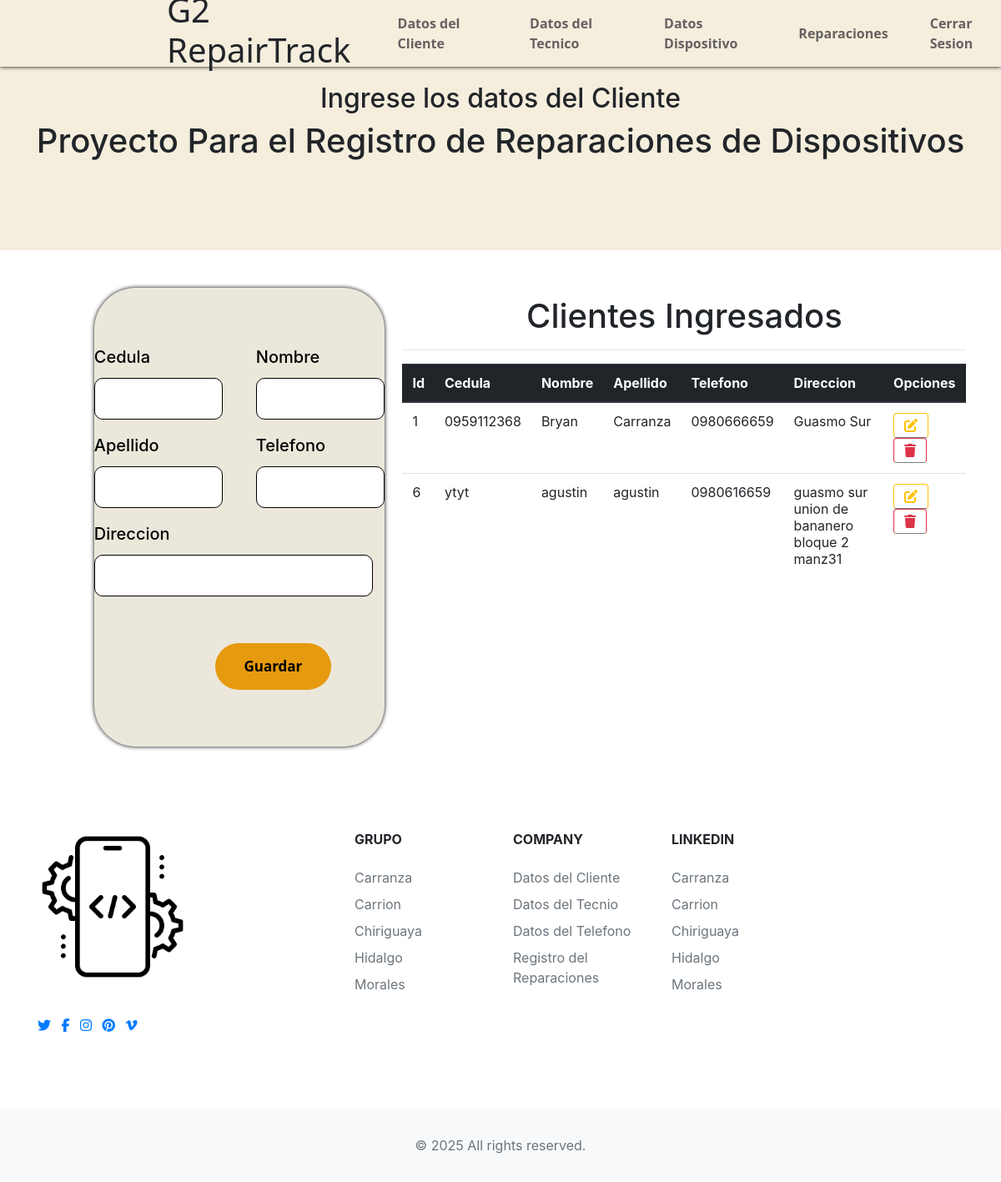
Page /Codigo/views/vistaCliente.php on the committed database.
### tables this page shows
CREATE TABLE `datoscliente` (
  `Id_Cliente` int(11) NOT NULL,
  `Cedula` varchar(10) NOT NULL,
  `Nombres` varchar(80) NOT NULL,
  `Apellidos` varchar(80) NOT NULL,
  `Telefono` varchar(10) NOT NULL,
  `Direccion` varchar(100) NOT NULL,
  `Nombre_Completo` varchar(100) NOT NULL,
  `activo` int(2) NOT NULL
);

### Codigo/Config/database.php (called while the page is built, shortened)
<?php
class Database {
    private $hostname = "localhost";
    private $database = "proyecto";
    private $username = "root";
    private $password = "";
    private $charset = "utf8";
    function conectar() {
        $conexion = new mysqli($this->hostname, $this->username, $this->password, $this->database);
        $conexion->set_charset($this->charset);
        return $conexion;
    }
}
?>

### Codigo/controllers/ClienteController.php (called while the page is built, shortened)
<?php
require_once __DIR__ . '/../models/Cliente.php';
$cliente = new Cliente();
$resultado = $cliente->obtenerClientes();
?>

### Codigo/models/Cliente.php (called while the page is built, shortened)
<?php
require_once __DIR__ . '/../config/database.php';
class Cliente {
    private $conexion;
    public function __construct(){
        $conn = new Database();
        $this-> conexion = $conn ->conectar();
    }
    public function obtenerClientes() {
        $stmt = $this->conexion->prepare("SELECT * FROM datoscliente WHERE Activo = 1");
        $stmt->execute();
        return $stmt->get_result()->fetch_all(MYSQLI_ASSOC);
    }
}
?>

### Codigo/views/vistaCliente.php (the view, shortened to what this page needs)
<?php
  require_once '../controllers/ClienteController.php';
?>
  <link rel="stylesheet" href="css/vistaCliente.css">
  <link rel="stylesheet" href="https://cdn.jsdelivr.net/npm/bootstrap@4.0.0/dist/css/bootstrap.min.css">
  <?php include('helpers/menu.php') ?>
  <div class="contenedor-titulo">
    <div class="titulo">
      <h2>Ingrese los datos del Cliente</h2>
      <h1>Proyecto Para el Registro de Reparaciones de Dispositivos</h1>
    </div>
  </div>
  <div class="contenedor-datos">
    <div class="contenedor-form">
      <form action="<?= htmlspecialchars($_SERVER['PHP_SELF']) ?>" method="POST">
        <div class="form-group">
            <div class="form-content">
              <label for="cedula" class="form-label">Cedula</label>
              <input type="text" class="form-input" name="cedula" id="cedula" pattern="\d{10,10}" required>
            </div>
            <div class="form-content">
              <label for="nombre" class="form-label">Nombre</label>
              <input type="text" class="form-input" name="nombre" id="nombre" pattern="[A-Za-z]+" required>
            </div>
        </div>
        <div class="form-group">
          <div class="form-content">
            <label for="apellido" class="form-label">Apellido</label>
            <input type="text" class="form-input" name="apellido" id="apellido" pattern="[A-Za-z]+" required>
          </div>
          <div class="form-content">
            <label for="telefono" class="form-label">Telefono</label>
            <input type="text" class="form-input" name="telefono" id="telefono" pattern="\d{10,10}" required>
          </div>
        </div>
        <div class="form-group">
          <div class="form-content">
            <label for="direccion" class="form-label">Direccion</label>
            <input type="text" class="form-input" name="direccion" id="direccion" required>
          </div>
        </div>
        <input type="submit" name="guardar" class="btn-Guardar" value="Guardar">
      </form>
    </div>
    <div class="contenedor-tabla">
      <h1>Clientes Ingresados</h1>
      <hr>
      <div class="scroll-wrapper">
          <table class="table">
            <thead class="thead-dark">
                <tr>
                    <th>Id</th>
                    <th>Cedula</th>
                    <th>Nombre</th>
                    <th>Apellido</th>
                    <th>Telefono</th>
                    <th>Direccion</th>
                    <th>Opciones</th>
                </tr>
            </thead>
            <tbody>
              <?php foreach ($resultado as $row): ?>
                <tr>
                  <td><?= $row["Id_Cliente"] ?></td>
                  <td><?= $row["Cedula"] ?></td>
                  <td><?= $row["Nombres"] ?></td>
                  <td><?= $row["Apellidos"] ?></td>
                  <td><?= $row["Telefono"] ?></td>
                  <td><?= $row["Direccion"] ?></td>
                  <td>
                    <button type="button" class="btn btn-outline-warning" id="tooltip"
                    onclick="llenarFormulario(
                      '<?= $row["Id_Cliente"] ?>',
                      '<?= $row["Cedula"] ?>',
                      '<?= $row["Nombres"] ?>',
                      '<?= $row["Apellidos"] ?>',
                      '<?= $row["Telefono"] ?>',
                      '<?= $row["Direccion"] ?>'
                    )"> <i class="fa-solid fa-pen-to-square"></i>
                    </button>
                    <form action="" method="POST" style="display:inline;">
                      <button type="submit" name="eliminar" value="1" class="btn btn-outline-danger" id="tooltip"  onclick="return confirm('¿Seguro que quieres eliminar este cliente?')">
                          <i class="fa-solid fa-trash"></i>
                      </button>
                    </form>
                  </td>
                </tr>
              <?php endforeach; ?>
            </tbody>
          </table>
      </div>
    </div>
  </div>
  <?php include('helpers/footer.php') ?>

### Codigo/views/helpers/menu.php (shortened to what this page needs)
<!DOCTYPE html>
<html lang="en">
<head>
    <link rel="stylesheet" href="css/menu.css">
</head>
<body>
    <nav class="menu">
    <h1>G2 RepairTrack</h1>
        <a href="vistaCliente.php">Datos del Cliente</a>
        <a href="vistaTecnico.php">Datos del Tecnico</a>
        <a href="vistaDispositivo.php">Datos Dispositivo</a>
        <a href="vistaReparaciones.php">Reparaciones</a>
        <a href="/../../index.php">Cerrar Sesion</a>
    </nav>

### Codigo/views/helpers/footer.php
<footer class="bg-white">
    <div class="container py-5">
      <div class="row py-4">
        <div class="col-lg-4 col-md-6 mb-4 mb-lg-0"><img src="img/logo.png" alt="" width="180" class="mb-3">
          <ul class="list-inline mt-4">
            <li class="list-inline-item"><a href="#" target="_blank" title="twitter"><i class="fa fa-twitter"></i></a></li>
            <li class="list-inline-item"><a href="#" target="_blank" title="facebook"><i class="fa fa-facebook"></i></a></li>
            <li class="list-inline-item"><a href="#" target="_blank" title="instagram"><i class="fa fa-instagram"></i></a></li>
            <li class="list-inline-item"><a href="#" target="_blank" title="pinterest"><i class="fa fa-pinterest"></i></a></li>
            <li class="list-inline-item"><a href="#" target="_blank" title="vimeo"><i class="fa fa-vimeo"></i></a></li>
          </ul>
        </div>
        <div class="col-lg-2 col-md-6 mb-4 mb-lg-0">
          <h6 class="text-uppercase font-weight-bold mb-4">Grupo</h6>
          <ul class="list-unstyled mb-0">
            <li class="mb-2"><a href="#" class="text-muted">Carranza</a></li>
            <li class="mb-2"><a href="#" class="text-muted">Carrion</a></li>
            <li class="mb-2"><a href="#" class="text-muted">Chiriguaya</a></li>
            <li class="mb-2"><a href="#" class="text-muted">Hidalgo</a></li>
            <li class="mb-2"><a href="#" class="text-muted">Morales</a></li>
          </ul>
        </div>
        <div class="col-lg-2 col-md-6 mb-4 mb-lg-0">
          <h6 class="text-uppercase font-weight-bold mb-4">Company</h6>
          <ul class="list-unstyled mb-0">
            <li class="mb-2"><a href="vistaCliente.php" class="text-muted">Datos del Cliente</a></li>
            <li class="mb-2"><a href="vistaTecnico.php" class="text-muted">Datos del Tecnio</a></li>
            <li class="mb-2"><a href="vistaDispositivo.php" class="text-muted">Datos del Telefono</a></li>
            <li class="mb-2"><a href="vistaReparaciones.php" class="text-muted">Registro del Reparaciones</a></li>
          </ul>
        </div>
        <div class="col-lg-4 col-md-6 mb-lg-0">
          <h6 class="text-uppercase font-weight-bold mb-4">Linkedin</h6>
          <ul class="list-unstyled mb-0">
            <li class="mb-2"><a href="#" class="text-muted">Carranza</a></li>
            <li class="mb-2"><a href="#" class="text-muted">Carrion</a></li>
            <li class="mb-2"><a href="#" class="text-muted">Chiriguaya</a></li>
            <li class="mb-2"><a href="#" class="text-muted">Hidalgo</a></li>
            <li class="mb-2"><a href="#" class="text-muted">Morales</a></li>
          </ul>
        </div>
      </div>
    </div>
    <div class="bg-light py-4">
      <div class="container text-center">
        <p class="text-muted mb-0 py-2">© 2025 All rights reserved.</p>
      </div>
    </div>
</footer>
</html>
</body>

### Codigo/views/css/vistaCliente.css (style rules this page uses)
* { padding: 0; margin: 0; text-decoration: none; }
body { background: #FDFAF6; }
.contenedor-titulo { background-color: #F5EEDD; width: 100%; height: 300px; }
.titulo { margin: 0 auto; width: 100%; height: 100%; display: block; align-content: center; text-align: center; }
.contenedor-datos { margin-top: 25px; width: 100%; height: 600px; padding: 20px; display: flex; align-content: center; text-align: center; }
.contenedor-form { width: 30%; height: 550px; box-sizing: border-box; font-family: "Inter", sans-serif; display: flex; justify-content: center; align-items: center; text-align: left; margin-left: 8%; border-radius: 50px; box-shadow: 0 0 5px #000000; background-color: #EBE8DB; }
.form-group { display: grid; grid-template-columns: repeat(2,1fr); grid-gap: 40px; margin-bottom: 20px; }
.form-content { display: flex; flex-direction: column; }
.form-label { font-weight: 600; color: #000000; margin-bottom: 10px; font-family: "Inter", sans-serif; font-weight: 500; font-size: 20px; }
.form-input { height: 50px; width: 100%; border-radius: 10px; border: 1px solid #000000; background: #FFFFFF; font-weight: 500; font-size: 20px; outline: none; resize: none; }
.form-input#direccion { width: 217%; }
.btn-Guardar { margin-left: 145px; margin-top: 40px; padding: 15px; width: 40%; color: #000000; background-color: #e69a0d; border: none; border-radius: 50px; font-size: 17px; font-family: 'Segoe UI', Tahoma, Geneva, Verdana, sans-serif; font-weight: 600; cursor: pointer; }
.contenedor-tabla { width: 60%; padding: 10px; margin-left: 1%; }
.scroll-wrapper { max-height: 300px; overflow-y: auto; margin: 0 auto; }
#tooltip { position: relative; display: inline-block; border-bottom: 1px dotted black; }

### Codigo/views/css/menu.css (style rules this page uses)
.menu { width: 100%; height: 80px; display: flex; align-items:center; position: fixed; top: 0; background-color: #F5EEDD; box-shadow: 0 0 5px #000000; }
.menu h1 { margin-left: 200px; font-family: 'Segoe UI', Tahoma, Geneva, Verdana, sans-serif; }
.menu a { margin-left: 50px; font-family: 'Segoe UI', Tahoma, Geneva, Verdana, sans-serif; color: #666161; font-weight: 600; }

### rows in the picture
datoscliente: Id_Cliente "1", Cedula "0959112368", Nombres "Bryan", Apellidos "Carranza", Telefono "0980666659", Direccion "Guasmo Sur"
datoscliente: Id_Cliente "6", Cedula "ytyt", Nombres "agustin", Apellidos "agustin", Telefono "0980616659", Direccion "guasmo sur union de bananero bloque 2 manz31"
